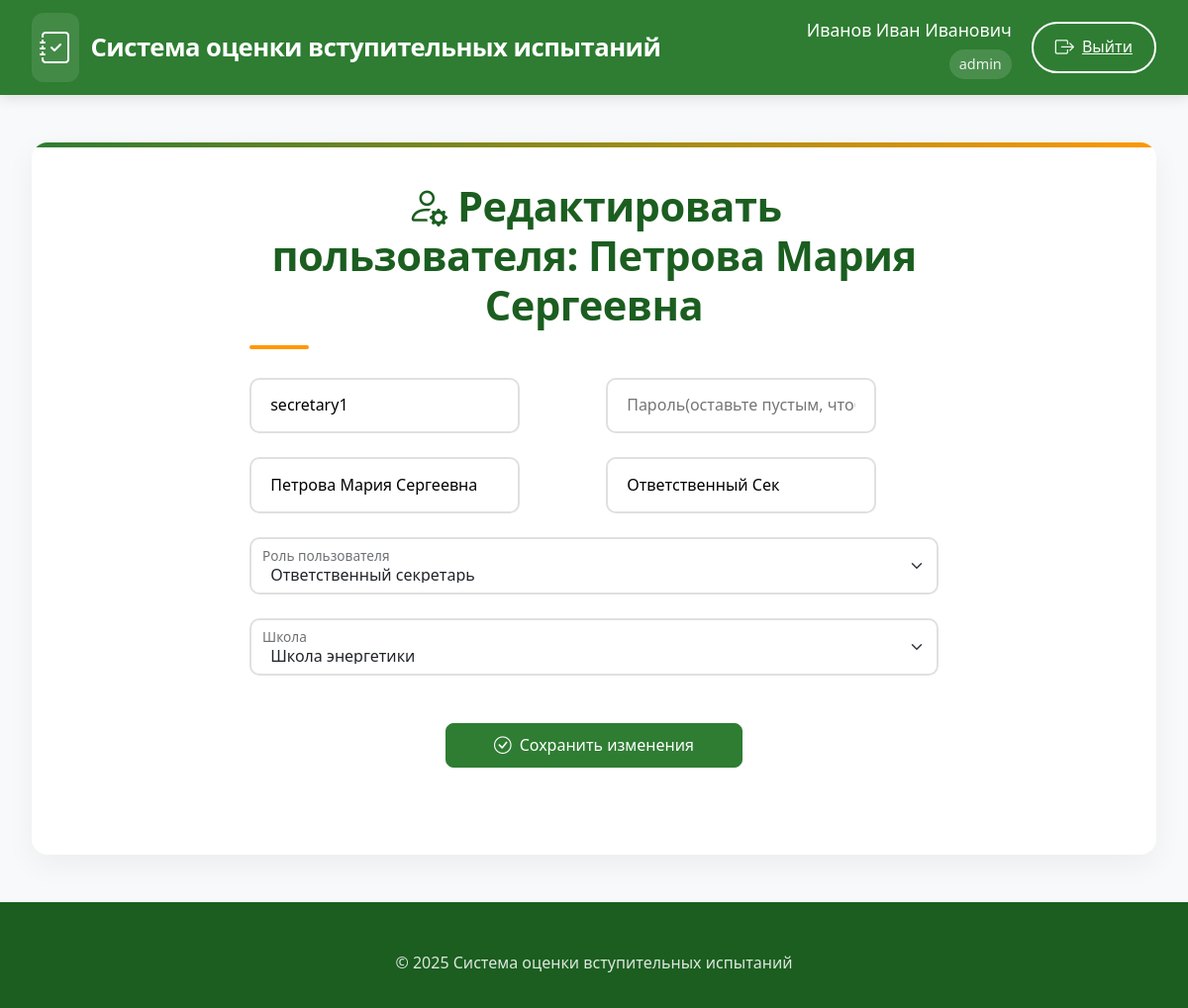
The app's page /edit_user/2 (signed in), older data.
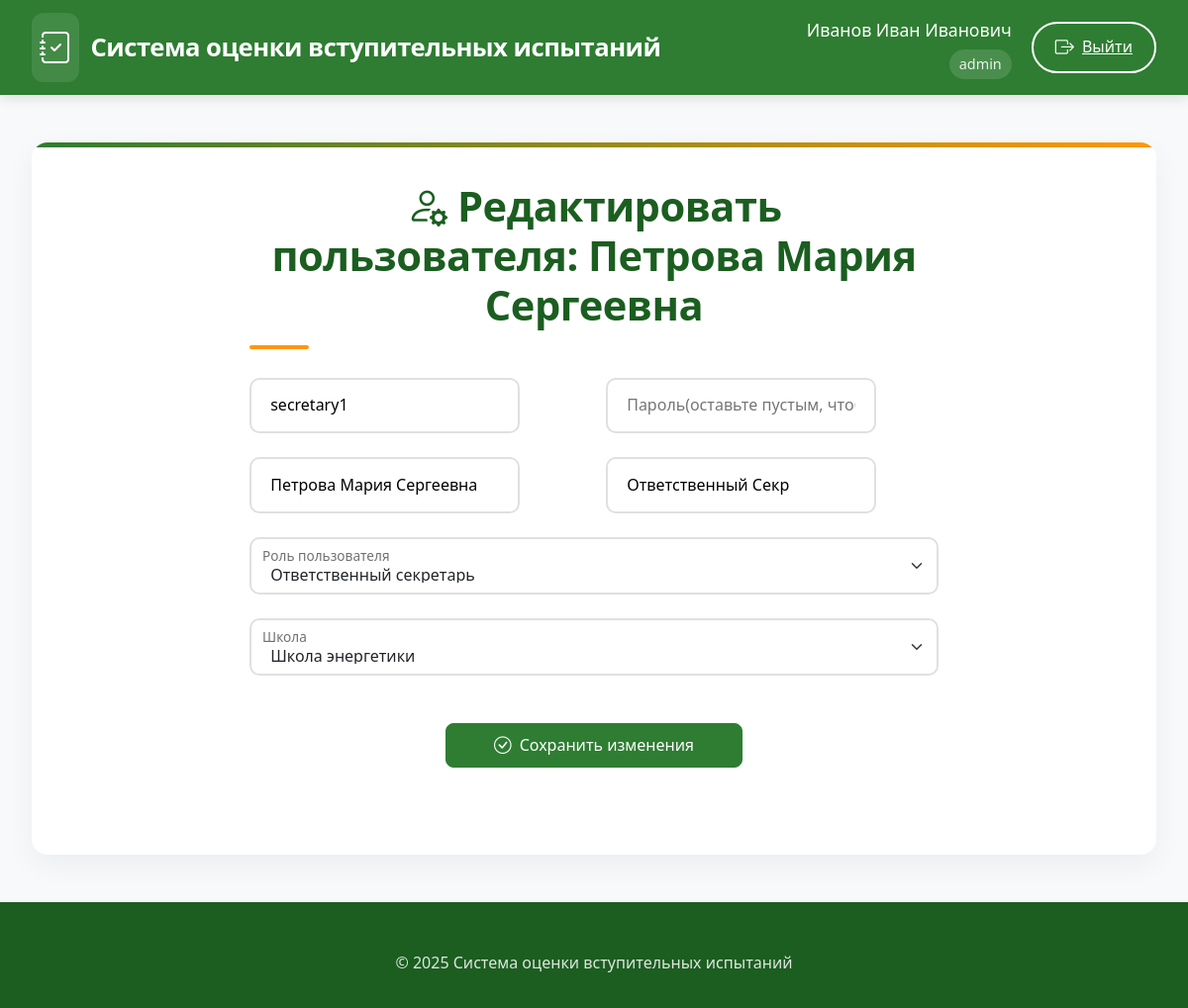
The same page, newer data.
### app/models.py (models this page shows)
class User(UserMixin, db.Model):
    id = db.Column(db.Integer, primary_key=True)
    username = db.Column(db.String(80), unique=True, nullable=False)
    password = db.Column(db.String(120), nullable=False)
    full_name = db.Column(db.String(100), nullable=False)
    position = db.Column(db.String(100), nullable=False)
    role = db.Column(db.String(20), nullable=False)  # 'admin', 'secretary', 'commission'
    school_id = db.Column(db.Integer, db.ForeignKey('engineering_school.id'))
    commission_members = db.relationship('CommissionMember', back_populates='user', cascade='all, delete-orphan')
    standard_commissions = db.relationship('StandardCommission', back_populates='user', cascade='all, delete-orphan')

### app/routes.py (the view, shortened to what this page needs)
@routes.route('/edit_user/<int:user_id>', methods=['GET', 'POST'])
@login_required
def edit_user(user_id):
    if current_user.role != 'admin':
        abort(403)
    user = User.query.get_or_404(user_id)
    form = UserForm(obj=user)
    return render_template('edit_user.html', form=form, user=user)

### app/forms.py
class UserForm(FlaskForm):
    username = StringField('Логин', validators=[DataRequired(), Length(min=3, max=80)])
    password = PasswordField('Пароль')
    full_name = StringField('ФИО', validators=[DataRequired(), Length(min=5, max=100)])
    position = StringField('Должность', validators=[DataRequired(), Length(min=3, max=100)])
    role = SelectField('Роль', choices=[
        ('admin', 'Администратор'),
        ('secretary', 'Ответственный секретарь'),
        ('commission', 'Экзаменатор')
    ], validators=[DataRequired()])
    school_id = SelectField('Инженерная школа', coerce=int, validators=[Optional()])
    submit = SubmitField('Сохранить')
    def __init__(self, *args, **kwargs):
        super(UserForm, self).__init__(*args, **kwargs)
        self.school_id.choices = [(s.id, s.name) for s in EngineeringSchool.query.all()]
        self.school_id.choices.insert(0, (0, '-- Не выбрана --'))

### app/templates/edit_user.html (shortened to what this page needs)
{% extends "base.html" %}
{% block content %}
<div class="spacer-lg">
    <div class="row justify-content-center">
        <div class="col-lg-8">
            <div class="card-elegant">
                <div class="card-header-elegant text-center">
                    <h1><i class="bi bi-person-gear"></i> Редактировать пользователя: {{ user.full_name }}</h1>
                </div>
                <div class="card-body">
                    <form method="POST">
                        <div class="row g-4">
                            <div class="col-md-6">
                                <div class="form-floating">
                                    {{ form.username(class="form-control-elegant", placeholder="Логин") }}
                                </div>
                            </div>
                            <div class="col-md-6">
                                <div class="form-floating">
                                    {{ form.password(class="form-control-elegant", placeholder="Пароль(оставьте пустым, чтобы не менять)") }}
                                </div>
                            </div>
                            <div class="col-md-6">
                                <div class="form-floating">
                                    {{ form.full_name(class="form-control-elegant", placeholder="ФИО") }}
                                </div>
                            </div>
                            <div class="col-md-6">
                                <div class="form-floating">
                                    {{ form.position(class="form-control-elegant", placeholder="Должность") }}
                                </div>
                            </div>
                            <div class="col-12">
                                <div class="form-floating">
                                    {{ form.role(class="form-control-elegant form-select") }}
                                    <label>Роль пользователя</label>
                                </div>
                            </div>
                            <div class="col-12">
                                <div class="form-floating">
                                    {{ form.school_id(class="form-control-elegant form-select") }}
                                    <label>Школа</label>
                                </div>
                            </div>
                        </div>
                        <div class="mt-5 text-center">
                            <button type="submit" class="btn btn-primary-elegant px-5">
                                <i class="bi bi-check-circle"></i> Сохранить изменения
                            </button>
                        </div>
                    </form>
                </div>
            </div>
        </div>
    </div>
</div>
{% endblock %}

Row changes from the older to the newer data that the page shows:
changed User "Петрова Мария Сергеевна": position "Ответственный Сек" → "Ответственный Секр"
